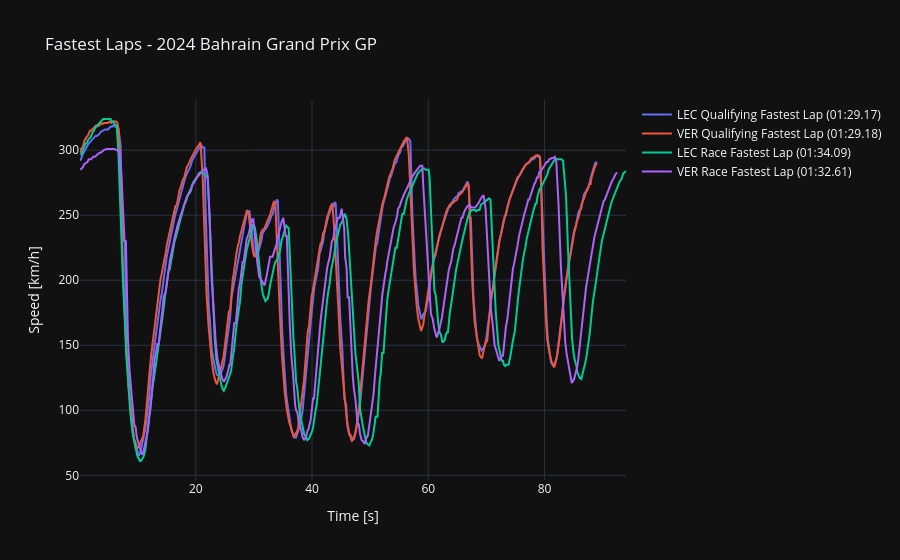

Notebook code cell kept with this figure:
### Code cell
import matplotlib.pyplot as plt
import fastf1
from fastf1 import get_session, plotting
import plotly.graph_objects as go
from datetime import datetime

# Setup Fast F1 with your specified cache path
cache_path = r"C:\Users\moses_y\OneDrive\Desktop\ML Projects\F1 Trial"
fastf1.Cache.enable_cache(cache_path)
plotting.setup_mpl()

def format_timedelta(seconds):
    minutes = int(seconds // 60)
    seconds %= 60
    return f"{minutes:02d}:{seconds:05.2f}"

def plot_fastest_laps(year, grand_prix, session_quali, session_race, drivers, use_plotly=True):
    try:
        quali_session = get_session(year, grand_prix, session_quali)
        race_session = get_session(year, grand_prix, session_race)
        quali_session.load()
        race_session.load()

        if use_plotly:
            fig = go.Figure()
        else:
            plt.figure(figsize=(20, 10))

        sessions = [(quali_session, 'Qualifying'), (race_session, 'Race')]
        for session, session_name in sessions:
            for driver in drivers:
                fastest_lap = session.laps.pick_driver(driver).pick_fastest()
                if fastest_lap is not None and not fastest_lap.empty:
                    car_data = fastest_lap.get_car_data()
                    times = car_data['Time'].dt.total_seconds()
                    speeds = car_data['Speed']
                    lap_time = format_timedelta(fastest_lap['LapTime'].total_seconds())
                    if use_plotly:
                        fig.add_trace(go.Scatter(x=times, y=speeds, mode='lines', name=f'{driver} {session_name} Fastest Lap ({lap_time})'))
                    else:
                        plt.plot(times, speeds, label=f'{driver} {session_name} Fastest Lap ({lap_time})')

        if use_plotly:
            fig.update_layout(
                title=f'Fastest Laps - {year} {grand_prix} GP',
                xaxis=dict(title='Time [s]'),
                yaxis=dict(title='Speed [km/h]'),
                template='plotly_dark'
            )
            fig.show()
        else:
            plt.xlabel('Time [s]')
            plt.ylabel('Speed [km/h]')
            plt.title(f'Fastest Laps - {year} {grand_prix} GP')
            plt.legend()
            plt.tight_layout()
            plt.show()
    except Exception as e:
        print(f"An error occurred: {e}")

# Example usage
current_year = datetime.now().year
# Specify the Grand Prix and sessions manually or fetch dynamically as per your application's logic
plot_fastest_laps(current_year, 'Bahrain Grand Prix', 'Q', 'R', ['LEC', 'VER'], use_plotly=True)

### Figure 1 — Plotly figure (JSON) as saved in the notebook; plotly's stock layout.template omitted (floating-point values rounded to 4 significant figures; data arrays with more than 128 entries replaced by an {"elided": "..."} marker saying what was removed)
{"data": [{"mode": "lines", "name": "LEC Qualifying Fastest Lap (01:29.17)", "type": "scatter", "x": {"elided": "335 float values"}, "y": {"elided": "335 int values"}}, {"mode": "lines", "name": "VER Qualifying Fastest Lap (01:29.18)", "type": "scatter", "x": {"elided": "345 float values"}, "y": {"elided": "345 int values"}}, {"mode": "lines", "name": "LEC Race Fastest Lap (01:34.09)", "type": "scatter", "x": {"elided": "341 float values"}, "y": {"elided": "341 int values"}}, {"mode": "lines", "name": "VER Race Fastest Lap (01:32.61)", "type": "scatter", "x": {"elided": "349 float values"}, "y": {"elided": "349 int values"}}], "layout": {"title": {"text": "Fastest Laps - 2024 Bahrain Grand Prix GP"}, "xaxis": {"title": {"text": "Time [s]"}}, "yaxis": {"title": {"text": "Speed [km/h]"}}}}
